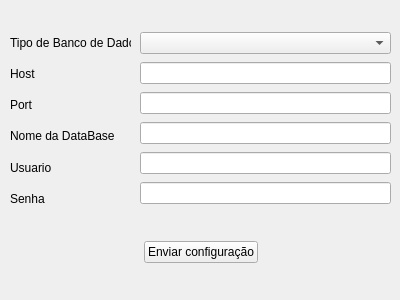
<?xml version="1.0" encoding="UTF-8"?>
<ui version="4.0">
 <class>ConfiguraConexao</class>
 <widget class="QWidget" name="ConfiguraConexao">
  <property name="geometry">
   <rect>
    <x>0</x>
    <y>0</y>
    <width>400</width>
    <height>300</height>
   </rect>
  </property>
  <property name="windowTitle">
   <string>Form</string>
  </property>
  <widget class="QWidget" name="layoutWidget">
   <property name="geometry">
    <rect>
     <x>10</x>
     <y>30</y>
     <width>121</width>
     <height>181</height>
    </rect>
   </property>
   <layout class="QVBoxLayout" name="verticalLayout">
    <item>
     <widget class="QLabel" name="label">
      <property name="text">
       <string>Tipo de Banco de Dados</string>
      </property>
     </widget>
    </item>
    <item>
     <widget class="QLabel" name="label_2">
      <property name="text">
       <string>Host</string>
      </property>
     </widget>
    </item>
    <item>
     <widget class="QLabel" name="label_6">
      <property name="text">
       <string>Port</string>
      </property>
     </widget>
    </item>
    <item>
     <widget class="QLabel" name="label_4">
      <property name="text">
       <string>Nome da DataBase</string>
      </property>
     </widget>
    </item>
    <item>
     <widget class="QLabel" name="label_3">
      <property name="text">
       <string>Usuario</string>
      </property>
     </widget>
    </item>
    <item>
     <widget class="QLabel" name="label_5">
      <property name="text">
       <string>Senha</string>
      </property>
     </widget>
    </item>
   </layout>
  </widget>
  <widget class="QWidget" name="layoutWidget">
   <property name="geometry">
    <rect>
     <x>140</x>
     <y>30</y>
     <width>251</width>
     <height>181</height>
    </rect>
   </property>
   <layout class="QVBoxLayout" name="verticalLayout_2">
    <item>
     <widget class="QComboBox" name="comboBox"/>
    </item>
    <item>
     <widget class="QLineEdit" name="endereco"/>
    </item>
    <item>
     <widget class="QLineEdit" name="porrrrta"/>
    </item>
    <item>
     <widget class="QLineEdit" name="database_name"/>
    </item>
    <item>
     <widget class="QLineEdit" name="usuario"/>
    </item>
    <item>
     <widget class="QLineEdit" name="senha"/>
    </item>
   </layout>
  </widget>
  <widget class="QWidget" name="layoutWidget">
   <property name="geometry">
    <rect>
     <x>10</x>
     <y>240</y>
     <width>381</width>
     <height>25</height>
    </rect>
   </property>
   <layout class="QHBoxLayout" name="horizontalLayout">
    <item>
     <spacer name="horizontalSpacer">
      <property name="orientation">
       <enum>Qt::Horizontal</enum>
      </property>
      <property name="sizeHint" stdset="0">
       <size>
        <width>40</width>
        <height>20</height>
       </size>
      </property>
     </spacer>
    </item>
    <item>
     <widget class="QPushButton" name="pushButton">
      <property name="text">
       <string>Enviar configuração</string>
      </property>
     </widget>
    </item>
    <item>
     <spacer name="horizontalSpacer_2">
      <property name="orientation">
       <enum>Qt::Horizontal</enum>
      </property>
      <property name="sizeHint" stdset="0">
       <size>
        <width>40</width>
        <height>20</height>
       </size>
      </property>
     </spacer>
    </item>
   </layout>
  </widget>
 </widget>
 <resources/>
 <connections/>
</ui>
